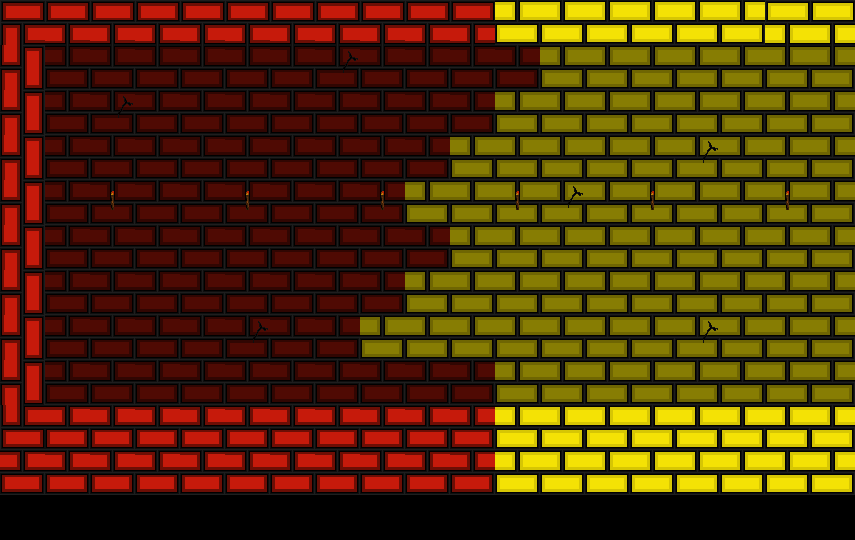

The image is a tile-based game level rendered from a .tmx file. Its description and complete source (layers, tilesets, objects, tile grids) follow:
An orthogonal 19x12 tile map with 45x45 px tiles, 1 tile layer (briques), 2 tilesets.

<map version="1.5" tiledversion="1.7.2" orientation="orthogonal" renderorder="right-down" width="19" height="12" tilewidth="45" tileheight="45" infinite="0" nextlayerid="2" nextobjectid="1">
 <tileset firstgid="1" name="briques_fond" tilewidth="45" tileheight="45" tilecount="16" columns="4">
  <image source="briques_fond.png" width="180" height="180" />
 </tileset>
 <tileset firstgid="17" name="briques sol" tilewidth="45" tileheight="45" tilecount="42" columns="6">
  <image source="briques sol.png" width="270" height="315" />
 </tileset>
 <layer id="1" name="briques" width="19" height="12">
  <data encoding="csv">
23,19,19,19,19,19,19,19,19,19,19,49,49,49,49,49,49,51,51,
18,1,1,1,1,1,1,2,1,1,1,1,13,13,13,13,13,13,13,
18,1,2,1,1,1,1,1,1,1,1,13,13,13,13,13,13,13,13,
18,1,1,1,1,1,1,1,1,1,13,13,13,13,13,14,13,13,13,
18,1,3,1,1,3,1,1,3,13,13,15,14,13,15,13,13,15,13,
18,1,1,1,1,1,1,1,1,1,13,13,13,13,13,13,13,13,13,
18,1,1,1,1,1,1,1,1,13,13,13,13,13,13,13,13,13,13,
18,1,1,1,1,2,1,1,13,13,13,13,13,13,13,14,13,13,13,
18,1,1,1,1,1,1,1,1,1,1,13,13,13,13,13,13,13,13,
2147483669,17,17,17,17,17,17,17,17,17,17,49,49,49,49,49,49,49,49,
17,17,17,17,17,17,17,17,17,17,17,49,49,49,49,49,49,49,49,
0,0,0,0,0,0,0,0,0,0,0,0,0,0,0,0,0,0,0
</data>
 </layer>
</map>
